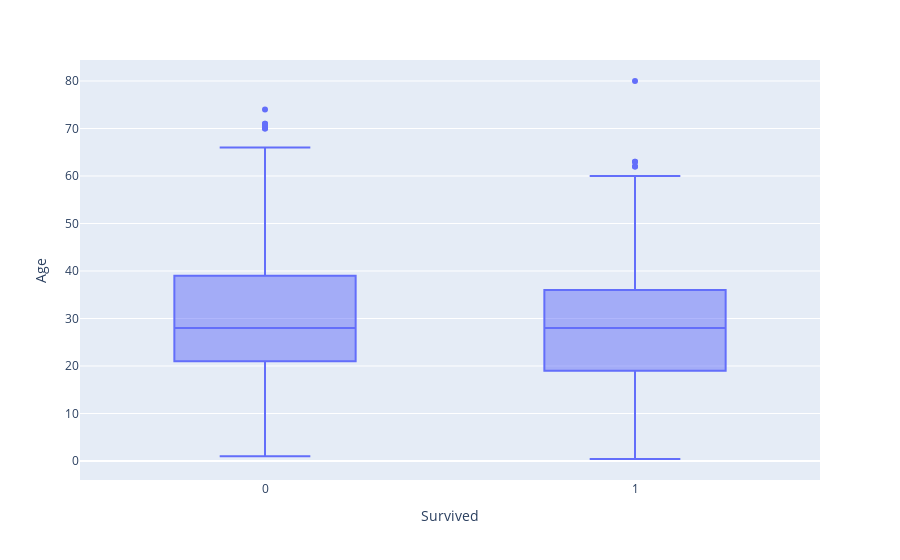

The cell this chart's notebook holds for it:
### Markdown cell above
### does Age affect the surviving rates?

### Code cell
fig = px.box(titanic, x="Survived", y="Age")

fig.show()

### Figure 1 — Plotly figure (JSON) as saved in the notebook; plotly's stock layout.template omitted (floating-point values rounded to 4 significant figures; data arrays with more than 128 entries replaced by an {"elided": "..."} marker saying what was removed)
{"data": [{"alignmentgroup": "True", "hovertemplate": "Survived=%{x}<br>Age=%{y}<extra></extra>", "legendgroup": "", "marker": {"color": "#636efa"}, "name": "", "notched": false, "offsetgroup": "", "orientation": "v", "showlegend": false, "type": "box", "x": {"elided": "891 int values"}, "x0": " ", "xaxis": "x", "y": {"elided": "891 float values"}, "y0": " ", "yaxis": "y"}], "layout": {"boxmode": "group", "legend": {"tracegroupgap": 0}, "margin": {"t": 60}, "xaxis": {"anchor": "y", "domain": [0, 1], "title": {"text": "Survived"}}, "yaxis": {"anchor": "x", "domain": [0, 1], "title": {"text": "Age"}}}}
